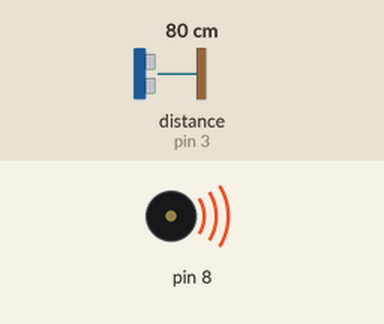
Recording of a sketch running on a simulated Arduino Uno, built with avr-gcc and run on an emulated ATmega328P. Parts: buzzer (waves = sounding). The inputs (shaded band) are chosen by the test bench; at power-on: distance to the obstacle (sensor on pin 3) 80 cm. The echo pulse lasts 58.3 µs per cm; what the sketch prints to the serial monitor is not drawn.

Above: at 0.05 s.
Timing chart, 0 to 3.0 s (numbered marks = the images above):
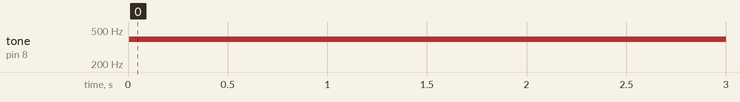

Measured:
- by itself, tone on pin 8: silent → 392 Hz at 0.01 s

The sketch:

EX5_5.ino
```cpp
int C = 263;
int D = 294;
int E = 330;
int F = 349;
int G = 392;
int A = 440;
int B = 494;

void setup() {
  pinMode(2,OUTPUT);
  pinMode(3,INPUT);
  Serial.begin(9600);
}

void loop() {
  digitalWrite(2,HIGH);
  delayMicroseconds(50);
  digitalWrite(2,LOW);
  delayMicroseconds(50);

  int duration = pulseIn(3,HIGH);
  float centimeter = duration / 58.2;

Serial.println(centimeter);
  if(centimeter >= 25)
  {
     tone(8,G,500);
  }

   else if(centimeter >= 20)
   {
    tone(8,F,500);
   }

   else if(centimeter >= 15)
   {
    tone(8,E,500);
   }

   else if(centimeter >= 5)
   {
    tone(8,D,500);
   }

   else if(centimeter >= 0)
   {
    tone(8,C,500);
   }
   delay(500);
   noTone(8);
  }
```
